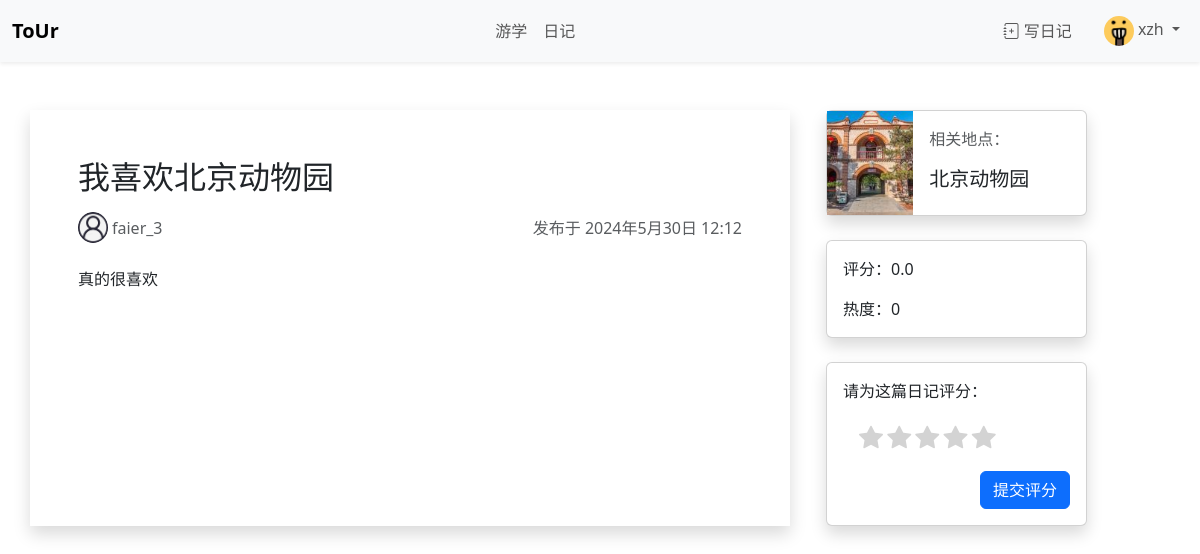
/diary/3/ (signed in), run on the app's committed database.
### account/models.py (models this page shows, shortened)
class CustomUser(AbstractUser):
    interests = models.ManyToManyField(Category)
    avatar = models.ImageField(upload_to=user_avatar_path, blank=True, null=True)

### diary/models.py (models this page shows, shortened)
class Diary(models.Model):
    author = models.ForeignKey(User, on_delete=models.SET_NULL, null=True)
    pub_time = models.DateTimeField(default=timezone.now, blank=True)
    title = models.CharField(max_length=100)
    content = models.TextField()
    popularity = models.IntegerField(default=0, blank=True)
    rating = models.DecimalField(max_digits=2, decimal_places=1, default=0, blank=True, validators=[
            MinValueValidator(0, message="Rating must be at least 0"),
            MaxValueValidator(5, message="Rating cannot be greater than 5"),
        ])
    location = models.ForeignKey(Destination, on_delete=models.PROTECT)

### travel/models.py (models this page shows, shortened)
class Destination(models.Model):
    name = models.CharField(max_length=50, unique=True)
    type = models.CharField(max_length=1, choices={('s', '景区'), ('u','学校')}, default='s')
    province = models.CharField(max_length=15)
    city = models.CharField(max_length=15)
    description = models.TextField(blank=True)
    image = models.ImageField(upload_to=dest_pic_path, blank=True, null=True)
    popularity = models.IntegerField(default=0, blank=True)
    rating = models.DecimalField(max_digits=2, decimal_places=1, default=0, blank=True, validators=[
            MinValueValidator(0, message="Rating must be at least 0"),
            MaxValueValidator(5, message="Rating cannot be greater than 5"),
        ])
    tags = models.ManyToManyField(Category)
    mapjson = models.TextField(default='{}', help_text="请粘贴地图的json文字") # 存储地图的json文件

### diary/views.py (the view)
# urls.py: path("<int:diary_id>/", views.detail, name="detail"),
def detail(request, diary_id):
    diary = get_object_or_404(Diary, pk=diary_id)
    default_avatar_url = static("img/default_avatar.jpg")
    context = {
        'diary': diary,
        'default_avatar_url': default_avatar_url,
    }
    return render(request, 'diary/detail.html', context)

### template/diary/detail.html (shortened to what this page needs)
{% extends 'base.html' %}
{% block mainbody %}
<div class="container mt-5">
    <div class="row gap-4">
        <div class="col-md-8 shadow p-5 ">
            <h2>{{ diary.title }}</h2>
            <div class="d-flex align-items-center mb-4 mt-3">
                {% include 'user_avatar.html' with size=30 user=diary.author%}
                <span class="card-text text-muted ms-1">{{ diary.author.username }}</span>
                <span class="card-text text-muted ms-auto">发布于 {{ diary.pub_time }}</span>
            </div>
            <p style="white-space: pre-line;">{{ diary.content }}</p>
        </div>
        <div class="col-md-3">
            <a href="{% url 'travel:detail' diary.location.pk %}"style="color: inherit; text-decoration: none;">
                <div class="card mb-4 shadow ">
                    <div class="row g-0">
                        <div class="col-md-4">
                            {% if diary.location.image %}
                            <img src="{{ diary.location.image.url }}" class="img-fluid" alt="游学地图片" style="height: 100%; width: 100%; object-fit: cover;">
                            {% else %}
                            <img src="https://moreishmarketing.com/app/uploads/2020/09/img_placeholder_1024x768.jpg" class="img-fluid" alt="游学地默认图片" style="height: 100%; width: 100%; object-fit: cover;">
                            {% endif %}
                        </div>
                        <div class="col-md-8">
                            <div class="card-body">
                                <p class="card-text text-muted ">相关地点：</p>
                                <h5 class="card-title">{{ diary.location.name }}</h5>
                            </div>
                        </div>
                    </div>
                </div>
            </a>
            <div class="card shadow mb-4">
                <div class="card-body">
                    <p class="card-text ">评分：{{ diary.rating }}</p>
                    <p class="card-text">热度：{{ diary.popularity }}</p>
                </div>
            </div>
            <div class="card shadow">
                <div class="card-body">
                    <p class="card-title ">请为这篇日记评分：</p>
                    <div id="rating" class="m-3 ">
                        <i class="bi bi-star-fill star" style="color: lightgray; cursor: pointer; font-size: 24px;"></i>
                        <i class="bi bi-star-fill star" style="color: lightgray; cursor: pointer; font-size: 24px;"></i>
                        <i class="bi bi-star-fill star" style="color: lightgray; cursor: pointer; font-size: 24px;"></i>
                        <i class="bi bi-star-fill star" style="color: lightgray; cursor: pointer; font-size: 24px;"></i>
                        <i class="bi bi-star-fill star" style="color: lightgray; cursor: pointer; font-size: 24px;"></i>
                    </div>
                    <div class="d-flex"><button class="btn btn-primary ms-auto" onclick="submitRating()">提交评分</button></div>
                </div>
            </div>
        </div>
    </div>
</div>
{% endblock %}

### template/base.html (shortened to what this page needs)
{% load static %}
<!DOCTYPE html>
<html lang="zh-CN">
<head>
    <link href="https://cdn.jsdelivr.net/npm/bootstrap@5.3.3/dist/css/bootstrap.min.css" rel="stylesheet">
    <link href="https://cdn.jsdelivr.net/npm/bootstrap-icons/font/bootstrap-icons.css" rel="stylesheet">
    <link rel="stylesheet" href="{% static 'css/my_style.css' %}">
</head>
<body>
  <nav class="navbar navbar-expand navbar-light bg-light shadow-sm sticky-top " style="z-index: 10;">
    <div class="container-fluid">
      <a class="navbar-brand fw-bold" href="{% url 'travel:index' %}">ToUr</a>
      <ul class="navbar-nav mx-auto">
        <li class="nav-item">
          <a class="nav-link" href="/travel/">游学</a>
        </li>
        <li class="nav-item">
          <a class="nav-link" href="/diary/">日记</a>
        </li>
      </ul>
      <ul class="navbar-nav">
        <li class="nav-item">
          <a class="nav-link" href="#" data-bs-toggle="modal" data-bs-target="#addDiaryModal">
            <i class="bi bi-journal-plus"></i> 写日记
          </a>
        </li>
      </ul>
      <ul class="navbar-nav ms-3">
        {% if user.is_authenticated %}
        <li class="nav-item dropdown">
          <a class="nav-link dropdown-toggle" href="#" id="navbarDropdownMenuLink" role="button" data-bs-toggle="dropdown" aria-expanded="false">
            {% include 'user_avatar.html' with size=30 user=user %}
            <span>{{ user.username }}</span>
          </a>
        </li>
        {% else %}
        <a href="{% url 'account:login' %}" class="text-primary text-decoration-none">登录</a>
        {% endif %}
      </ul>
    </div>
  </nav>
  {% block mainbody %}{% endblock %}
  </body>
</html>

### template/user_avatar.html
{% load static %}
<img src="
        {% if user.avatar%}
        {{ user.avatar.url }}
        {% else %}
        {% static 'img/default_avatar.jpg' %}
        {% endif %}
        " alt="用户头像" style="width: {{ size }}px; height: {{ size }}; border-radius: 50%; ">

### data on the page
CustomUser: avatar (picture), username "xzh"
Diary: title "我喜欢北京动物园", author.username "faier_3", pub_time "2024年5月30日 12:12", content "真的很喜欢", location.image (picture), location.name "北京动物园", rating "0.0", popularity "0"
